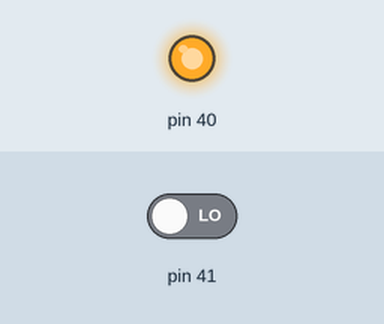
Bench run of a sketch on a simulated Arduino Mega 2560, built with avr-gcc and run on an emulated ATmega2560. Shown: output pins drawn as LEDs (lit = HIGH). Inputs (shaded band) come from the test bench; at power-on: pin 41 LOW. What the sketch prints to the serial monitor is not drawn.

Above: at 0.1 s.
Timing chart, 0 to 1.6 s (numbered marks = the images above):
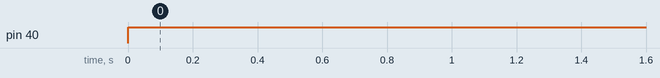

Measured:
- by itself, pin 40: LOW → HIGH at 0.00 s

The sketch:

Ultrasonic.ino
```cpp
long distancia;
long tiempo;
void setup(){
  Serial.begin(9600);
  pinMode(40, OUTPUT); /*activación del pin 40 como salida: para el pulso ultrasónico*/
  pinMode(41, INPUT); /*activación del pin 41 como entrada: tiempo del rebote del ultrasonido*/
}

void loop(){
  digitalWrite(40,LOW); /* Por cuestión de estabilización del sensor*/
  delayMicroseconds(5);
  digitalWrite(40, HIGH); /* envío del pulso ultrasónico*/
  delayMicroseconds(10);
  tiempo=pulseIn(41, HIGH); /* Función para medir la longitud del pulso entrante. Mide el tiempo que transcurrido entre el envío
  del pulso ultrasónico y cuando el sensor recibe el rebote, es decir: desde que el pin 12 empieza a recibir el rebote, HIGH, hasta que
  deja de hacerlo, LOW, la longitud del pulso entrante*/
  distancia= int(0.017*tiempo); /*fórmula para calcular la distancia obteniendo un valor entero*/
  /*Monitorización en centímetros por el monitor serial*/
  Serial.println("Distancia ");
  Serial.println(distancia);
  Serial.println(" cm");
  delay(1000);
}
```
